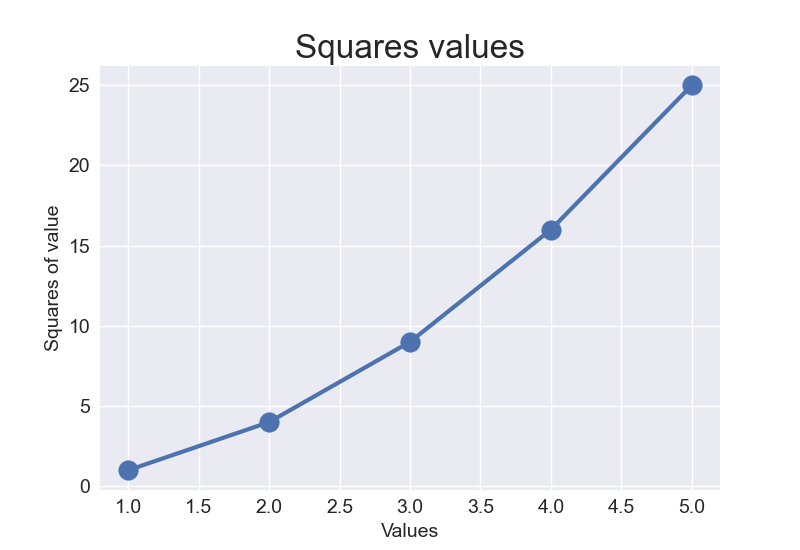

This figure's Python source:
import matplotlib.pyplot as plt

input_values = [1, 2, 3, 4, 5]
squares = [1, 4, 9, 16, 25]

plt.style.use('seaborn')
fig, ax = plt.subplots()
ax.plot(input_values, squares, linewidth=3, )

ax.set_title('Squares values', fontsize=24)
ax.set_xlabel('Values', fontsize=14)
ax.set_ylabel('Squares of value', fontsize=14)

ax.tick_params(axis='both', which='major', labelsize=14)
plt.scatter(x=input_values, y=squares, s=200)

plt.savefig('mpl_squares2.png', bbox_inches='tight')
